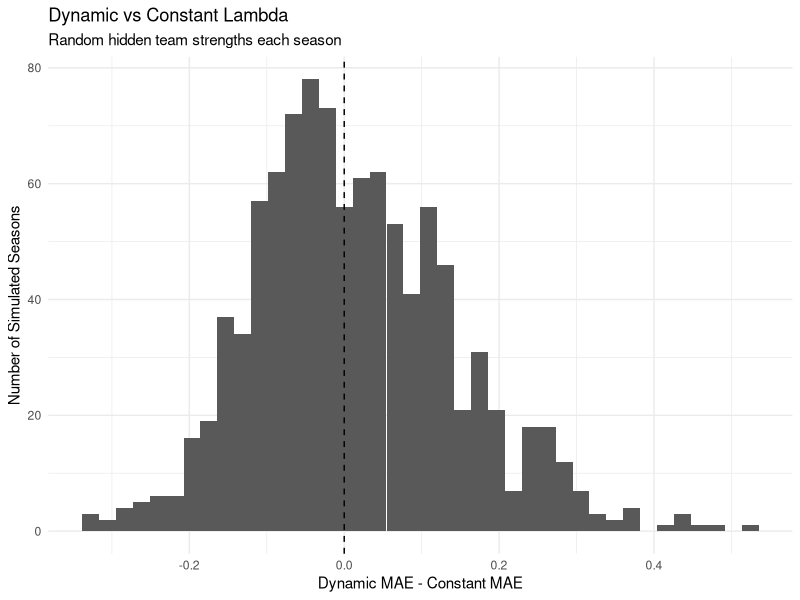
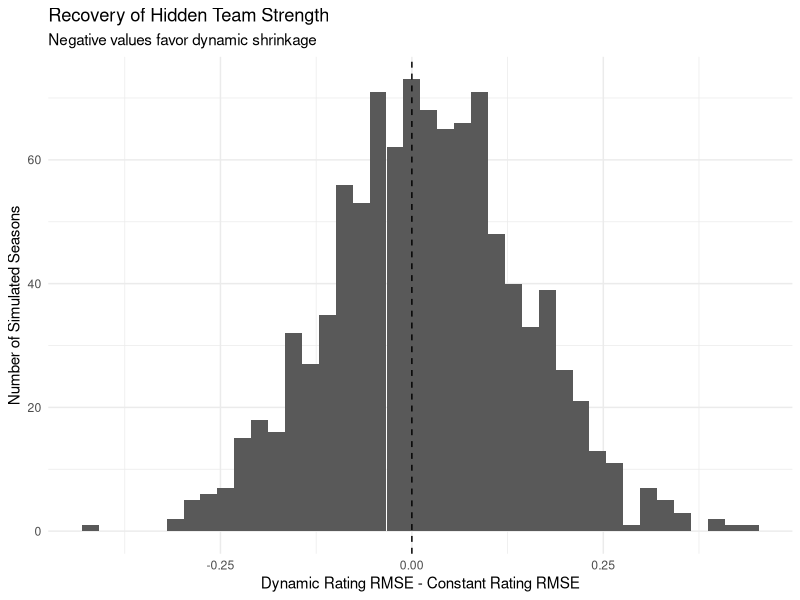
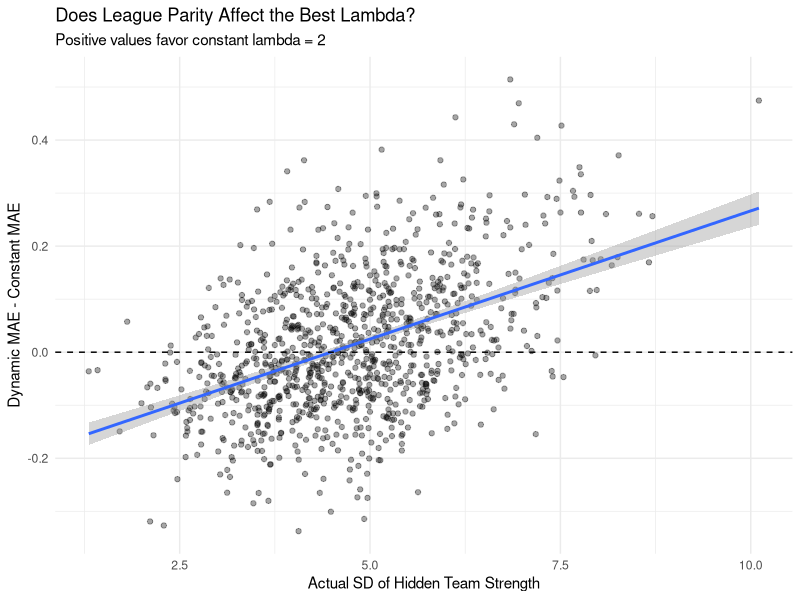

These figures' R source, in order:
# ============================================================
# FOOTBALL POWER RATINGS - VERSION 5B
# MONTE CARLO WITH RANDOM HIDDEN TEAM STRENGTHS
# ============================================================
#
# PURPOSE:
#
# Compare two team-rating shrinkage methods across 1,000
# independently simulated football seasons.
#
#
# MODEL A: CONSTANT SHRINKAGE
#
#   Team lambda = 2 throughout the season
#
#
# MODEL B: DYNAMIC SHRINKAGE
#
#   Games played/team:
#
#       1-2 games -> lambda = 5
#       3-4 games -> lambda = 4
#       5-6 games -> lambda = 3
#       7+ games  -> lambda = 2
#
#
# BOTH MODELS:
#
#   Margin cap = +/- 21
#
#   HFA prior = 2.5
#
#   HFA lambda:
#
#       1-2 games -> 10
#       3-4 games -> 8
#       5-6 games -> 5
#       7+ games  -> 2
#
#
# IMPORTANT DIFFERENCE FROM VERSION 5A:
#
# Every simulated season gets a NEW set of hidden
# true team strengths.
#
# Example:
#
# Season 1:
#   Austin +7
#   Boston -2
#   Chicago +4
#   ...
#
# Season 2:
#   Austin -3
#   Boston +8
#   Chicago +1
#   ...
#
# The hidden ratings are fixed DURING a season,
# but change BETWEEN seasons.
#
# ============================================================



# ============================================================
# 1. PACKAGE
# ============================================================

library(ggplot2)



# ============================================================
# 2. LOAD ORIGINAL FILE FOR SCHEDULE ONLY
# ============================================================

base_games <- read.csv(
  "football_power_ratings_games.csv",
  stringsAsFactors = FALSE
)


# We do NOT use the original scores.
#
# We only keep the schedule.

schedule <- base_games[
  ,
  c(
    "game_id",
    "week",
    "home_team",
    "away_team"
  )
]


head(schedule)



# ============================================================
# 3. IDENTIFY TEAMS
# ============================================================

teams <- sort(
  unique(
    c(
      schedule$home_team,
      schedule$away_team
    )
  )
)


n_teams <- length(teams)

max_week <- max(schedule$week)


cat(
  "\nTeams:",
  n_teams,
  "\n"
)

cat(
  "Games per season:",
  nrow(schedule),
  "\n"
)

cat(
  "Weeks:",
  max_week,
  "\n"
)



# ============================================================
# 4. SIMULATION PARAMETERS
# ============================================================

# ------------------------------------------------------------
# TRUE TEAM STRENGTH DISTRIBUTION
# ------------------------------------------------------------
#
# Before every simulated season:
#
#   true rating ~ Normal(0, 5)
#
# Then ratings are centered so league average = 0.
#
# ------------------------------------------------------------

true_rating_sd <- 5



# ------------------------------------------------------------
# TRUE HOME-FIELD ADVANTAGE
# ------------------------------------------------------------

true_hfa <- 2.7



# ------------------------------------------------------------
# GAME-TO-GAME RANDOMNESS
# ------------------------------------------------------------

noise_sd <- 8.5



# ------------------------------------------------------------
# MODEL SETTINGS
# ------------------------------------------------------------

margin_cap <- 21

hfa_prior <- 2.5



# ============================================================
# 5. GENERATE TRUE TEAM STRENGTHS
# ============================================================
#
# This function creates a completely new hidden league.
#
# The model NEVER sees these values.
#
# ============================================================

generate_true_ratings <- function(
    league_teams,
    rating_sd = 5
) {
  
  
  ratings <- rnorm(
    
    length(league_teams),
    
    mean = 0,
    
    sd = rating_sd
    
  )
  
  
  # ----------------------------------------------------------
  # Center league average at zero
  # ----------------------------------------------------------
  
  ratings <-
    
    ratings -
    
    mean(ratings)
  
  
  # ----------------------------------------------------------
  # Attach team names
  # ----------------------------------------------------------
  
  names(ratings) <-
    league_teams
  
  
  return(
    ratings
  )
  
}



# ============================================================
# 6. SIMULATE ONE SEASON
# ============================================================
#
# True expected margin:
#
# Home Strength
# - Away Strength
# + True HFA
#
#
# Actual margin:
#
# True Expected Margin
# + random game noise
#
# ============================================================

simulate_season <- function(
    schedule,
    true_ratings,
    true_hfa = 2.7,
    noise_sd = 8.5,
    margin_cap = 21
) {
  
  
  sim_games <-
    schedule
  
  
  
  # ----------------------------------------------------------
  # TRUE EXPECTED MARGIN
  # ----------------------------------------------------------
  
  sim_games$true_expected_margin <-
    
    true_ratings[
      sim_games$home_team
    ] -
    
    true_ratings[
      sim_games$away_team
    ] +
    
    true_hfa
  
  
  
  # Remove names left by vector lookup
  
  sim_games$true_expected_margin <-
    
    as.numeric(
      sim_games$true_expected_margin
    )
  
  
  
  # ----------------------------------------------------------
  # RANDOM GAME RESULTS
  # ----------------------------------------------------------
  
  sim_games$actual_margin <-
    
    round(
      
      sim_games$true_expected_margin +
        
        rnorm(
          
          nrow(sim_games),
          
          mean = 0,
          
          sd = noise_sd
          
        )
      
    )
  
  
  
  # ----------------------------------------------------------
  # AVOID TIES
  # ----------------------------------------------------------
  
  zero_games <- which(
    
    sim_games$actual_margin == 0
    
  )
  
  
  if (
    length(zero_games) > 0
  ) {
    
    
    sim_games$actual_margin[
      zero_games
    ] <-
      
      sample(
        
        c(
          -1,
          1
        ),
        
        size =
          length(zero_games),
        
        replace =
          TRUE
        
      )
    
  }
  
  
  
  # ----------------------------------------------------------
  # CAPPED MARGIN
  # ----------------------------------------------------------
  
  sim_games$capped_margin <- pmax(
    
    pmin(
      
      sim_games$actual_margin,
      
      margin_cap
      
    ),
    
    -margin_cap
    
  )
  
  
  
  return(
    sim_games
  )
  
}



# ============================================================
# 7. SHRINKAGE FUNCTION
# ============================================================

get_shrinkage <- function(
    data,
    league_teams,
    team_method
) {
  
  
  # ----------------------------------------------------------
  # AVERAGE GAMES PLAYED
  # ----------------------------------------------------------
  
  avg_games_played <-
    
    (2 * nrow(data)) /
    
    length(league_teams)
  
  
  
  # ==========================================================
  # TEAM RATING LAMBDA
  # ==========================================================
  
  if (
    team_method == "constant"
  ) {
    
    
    # Constant model
    
    team_lambda <- 2
    
    
  } else if (
    team_method == "dynamic"
  ) {
    
    
    # Dynamic model
    
    if (
      avg_games_played <= 2
    ) {
      
      team_lambda <- 5
      
      
    } else if (
      avg_games_played <= 4
    ) {
      
      team_lambda <- 4
      
      
    } else if (
      avg_games_played <= 6
    ) {
      
      team_lambda <- 3
      
      
    } else {
      
      team_lambda <- 2
      
    }
    
    
  } else {
    
    
    stop(
      "team_method must be 'constant' or 'dynamic'"
    )
    
  }
  
  
  
  # ==========================================================
  # HOME-FIELD LAMBDA
  # ==========================================================
  #
  # HFA treatment is identical for both models.
  # ==========================================================
  
  if (
    avg_games_played <= 2
  ) {
    
    hfa_lambda <- 10
    
    
  } else if (
    avg_games_played <= 4
  ) {
    
    hfa_lambda <- 8
    
    
  } else if (
    avg_games_played <= 6
  ) {
    
    hfa_lambda <- 5
    
    
  } else {
    
    hfa_lambda <- 2
    
  }
  
  
  
  return(
    
    list(
      
      team_lambda =
        team_lambda,
      
      hfa_lambda =
        hfa_lambda,
      
      avg_games_played =
        avg_games_played
      
    )
    
  )
  
}



# ============================================================
# 8. FIT POWER RATINGS
# ============================================================

fit_power_ratings <- function(
    data,
    league_teams,
    team_lambda,
    hfa_lambda,
    hfa_prior = 2.5,
    margin_cap = 21
) {
  
  
  n_games <-
    nrow(data)
  
  
  n_teams <-
    length(league_teams)
  
  
  
  # ==========================================================
  # RESPONSE VARIABLE
  # ==========================================================
  
  y <- pmax(
    
    pmin(
      
      data$actual_margin,
      
      margin_cap
      
    ),
    
    -margin_cap
    
  )
  
  
  
  # ==========================================================
  # DESIGN MATRIX
  # ==========================================================
  
  X <- matrix(
    
    0,
    
    nrow =
      n_games,
    
    ncol =
      n_teams + 1
    
  )
  
  
  colnames(X) <- c(
    
    "HFA",
    
    league_teams
    
  )
  
  
  
  # HFA column
  
  X[
    ,
    "HFA"
  ] <- 1
  
  
  
  # ----------------------------------------------------------
  # TEAM EFFECTS
  # ----------------------------------------------------------
  
  for (
    i in seq_len(n_games)
  ) {
    
    
    home <-
      data$home_team[i]
    
    
    away <-
      data$away_team[i]
    
    
    
    X[
      i,
      home
    ] <- 1
    
    
    X[
      i,
      away
    ] <- -1
    
  }
  
  
  
  # ==========================================================
  # PENALTY MATRIX
  # ==========================================================
  
  penalty <- diag(
    
    c(
      
      hfa_lambda,
      
      rep(
        
        team_lambda,
        
        n_teams
        
      )
      
    )
    
  )
  
  
  
  # ==========================================================
  # PRIOR TARGET
  # ==========================================================
  #
  # HFA -> 2.5
  #
  # Team ratings -> 0
  #
  # ==========================================================
  
  prior_target <- c(
    
    hfa_prior,
    
    rep(
      
      0,
      
      n_teams
      
    )
    
  )
  
  
  
  # ==========================================================
  # FIT PENALIZED REGRESSION
  # ==========================================================
  
  beta_matrix <- solve(
    
    crossprod(X) +
      penalty,
    
    crossprod(
      X,
      y
    ) +
      
      penalty %*%
      prior_target
    
  )
  
  
  
  beta <-
    as.numeric(
      beta_matrix
    )
  
  
  names(beta) <-
    colnames(X)
  
  
  
  # ----------------------------------------------------------
  # HOME-FIELD ADVANTAGE
  # ----------------------------------------------------------
  
  estimated_hfa <-
    
    beta[
      "HFA"
    ]
  
  
  
  # ----------------------------------------------------------
  # TEAM RATINGS
  # ----------------------------------------------------------
  
  ratings <-
    
    beta[
      league_teams
    ]
  
  
  
  # Center team ratings at zero
  
  ratings <-
    
    ratings -
    
    mean(ratings)
  
  
  
  rating_table <- data.frame(
    
    team =
      league_teams,
    
    rating =
      as.numeric(ratings),
    
    stringsAsFactors =
      FALSE
    
  )
  
  
  
  return(
    
    list(
      
      ratings =
        rating_table,
      
      home_field =
        as.numeric(
          estimated_hfa
        )
      
    )
    
  )
  
}



# ============================================================
# 9. EVALUATE ONE MODEL ON ONE SEASON
# ============================================================

evaluate_season <- function(
    games,
    true_ratings,
    true_hfa,
    league_teams,
    team_method,
    hfa_prior = 2.5,
    margin_cap = 21
) {
  
  
  max_week <-
    max(
      games$week
    )
  
  
  prediction_list <-
    list()
  
  
  weekly_rating_rmse <-
    numeric()
  
  
  weekly_hfa_error <-
    numeric()
  
  
  
  # ==========================================================
  # WALK-FORWARD LOOP
  # ==========================================================
  
  for (
    target_week in 2:max_week
  ) {
    
    
    # --------------------------------------------------------
    # TRAINING DATA
    # --------------------------------------------------------
    
    training_games <- games[
      
      games$week <
        target_week,
      
    ]
    
    
    
    # --------------------------------------------------------
    # FUTURE TEST WEEK
    # --------------------------------------------------------
    
    test_games <- games[
      
      games$week ==
        target_week,
      
    ]
    
    
    
    # --------------------------------------------------------
    # SHRINKAGE SETTINGS
    # --------------------------------------------------------
    
    shrinkage <- get_shrinkage(
      
      data =
        training_games,
      
      league_teams =
        league_teams,
      
      team_method =
        team_method
      
    )
    
    
    
    # --------------------------------------------------------
    # FIT MODEL
    # --------------------------------------------------------
    
    model <- fit_power_ratings(
      
      data =
        training_games,
      
      league_teams =
        league_teams,
      
      team_lambda =
        shrinkage$team_lambda,
      
      hfa_lambda =
        shrinkage$hfa_lambda,
      
      hfa_prior =
        hfa_prior,
      
      margin_cap =
        margin_cap
      
    )
    
    
    
    # --------------------------------------------------------
    # RATING LOOKUP
    # --------------------------------------------------------
    
    rating_lookup <-
      
      model$ratings$rating
    
    
    names(rating_lookup) <-
      
      model$ratings$team
    
    
    
    # ========================================================
    # TRUE RATING RECOVERY
    # ========================================================
    
    current_rating_rmse <- sqrt(
      
      mean(
        
        (
          
          rating_lookup[
            league_teams
          ] -
            
            true_ratings[
              league_teams
            ]
          
        )^2
        
      )
      
    )
    
    
    weekly_rating_rmse <-
      
      c(
        
        weekly_rating_rmse,
        
        current_rating_rmse
        
      )
    
    
    
    # ========================================================
    # HFA RECOVERY
    # ========================================================
    
    current_hfa_error <-
      
      abs(
        
        model$home_field -
          
          true_hfa
        
      )
    
    
    weekly_hfa_error <-
      
      c(
        
        weekly_hfa_error,
        
        current_hfa_error
        
      )
    
    
    
    # ========================================================
    # PREDICT FUTURE GAMES
    # ========================================================
    
    test_games$home_rating <-
      
      rating_lookup[
        test_games$home_team
      ]
    
    
    test_games$away_rating <-
      
      rating_lookup[
        test_games$away_team
      ]
    
    
    test_games$estimated_hfa <-
      
      model$home_field
    
    
    
    test_games$predicted_margin <-
      
      test_games$home_rating -
      
      test_games$away_rating +
      
      test_games$estimated_hfa
    
    
    
    # ========================================================
    # ERRORS
    # ========================================================
    
    test_games$error_raw <-
      
      test_games$actual_margin -
      
      test_games$predicted_margin
    
    
    
    test_games$error_capped <-
      
      test_games$capped_margin -
      
      test_games$predicted_margin
    
    
    
    # ========================================================
    # WINNER
    # ========================================================
    
    test_games$predicted_home_win <-
      
      test_games$predicted_margin > 0
    
    
    test_games$actual_home_win <-
      
      test_games$actual_margin > 0
    
    
    test_games$correct_winner <-
      
      test_games$predicted_home_win ==
      
      test_games$actual_home_win
    
    
    
    prediction_list[[as.character(target_week)]] <- test_games
    
  }
  
  
  
  # ==========================================================
  # COMBINE PREDICTIONS
  # ==========================================================
  
  predictions <- do.call(
    
    rbind,
    
    prediction_list
    
  )
  
  
  rownames(predictions) <- NULL
  
  
  
  # ==========================================================
  # PERFORMANCE METRICS
  # ==========================================================
  
  raw_mae <- mean(
    
    abs(
      predictions$error_raw
    )
    
  )
  
  
  raw_rmse <- sqrt(
    
    mean(
      predictions$error_raw^2
    )
    
  )
  
  
  capped_mae <- mean(
    
    abs(
      predictions$error_capped
    )
    
  )
  
  
  capped_rmse <- sqrt(
    
    mean(
      predictions$error_capped^2
    )
    
  )
  
  
  
  prediction_correlation <- cor(
    
    predictions$predicted_margin,
    
    predictions$actual_margin
    
  )
  
  
  
  winner_accuracy <- mean(
    
    predictions$correct_winner
    
  )
  
  
  
  prediction_bias <- mean(
    
    predictions$error_raw
    
  )
  
  
  
  mean_rating_rmse <- mean(
    
    weekly_rating_rmse
    
  )
  
  
  mean_hfa_error <- mean(
    
    weekly_hfa_error
    
  )
  
  
  
  return(
    
    list(
      
      raw_MAE =
        raw_mae,
      
      raw_RMSE =
        raw_rmse,
      
      capped_MAE =
        capped_mae,
      
      capped_RMSE =
        capped_rmse,
      
      correlation =
        prediction_correlation,
      
      accuracy =
        winner_accuracy,
      
      bias =
        prediction_bias,
      
      rating_RMSE =
        mean_rating_rmse,
      
      HFA_error =
        mean_hfa_error
      
    )
    
  )
  
}



# ============================================================
# 10. TEST ONE RANDOM SEASON FIRST
# ============================================================

set.seed(
  20260915
)



# Generate brand-new hidden strengths

test_true_ratings <- generate_true_ratings(
  
  league_teams =
    teams,
  
  rating_sd =
    true_rating_sd
  
)



cat(
  "\n========================================\n"
)

cat(
  "TEST SEASON HIDDEN TRUE RATINGS\n"
)

cat(
  "========================================\n\n"
)


print(
  
  sort(
    
    test_true_ratings,
    
    decreasing = TRUE
    
  )
  
)


cat(
  "\nMean:",
  mean(test_true_ratings),
  "\n"
)


cat(
  "SD:",
  sd(test_true_ratings),
  "\n"
)



# ------------------------------------------------------------
# Generate season
# ------------------------------------------------------------

test_season <- simulate_season(
  
  schedule =
    schedule,
  
  true_ratings =
    test_true_ratings,
  
  true_hfa =
    true_hfa,
  
  noise_sd =
    noise_sd,
  
  margin_cap =
    margin_cap
  
)



# ------------------------------------------------------------
# CONSTANT MODEL
# ------------------------------------------------------------

test_constant <- evaluate_season(
  
  games =
    test_season,
  
  true_ratings =
    test_true_ratings,
  
  true_hfa =
    true_hfa,
  
  league_teams =
    teams,
  
  team_method =
    "constant",
  
  hfa_prior =
    hfa_prior,
  
  margin_cap =
    margin_cap
  
)



# ------------------------------------------------------------
# DYNAMIC MODEL
# ------------------------------------------------------------

test_dynamic <- evaluate_season(
  
  games =
    test_season,
  
  true_ratings =
    test_true_ratings,
  
  true_hfa =
    true_hfa,
  
  league_teams =
    teams,
  
  team_method =
    "dynamic",
  
  hfa_prior =
    hfa_prior,
  
  margin_cap =
    margin_cap
  
)



cat(
  "\nCONSTANT MODEL TEST:\n"
)

print(
  test_constant
)


cat(
  "\nDYNAMIC MODEL TEST:\n"
)

print(
  test_dynamic
)



# ============================================================
# 11. MONTE CARLO SETTINGS
# ============================================================

n_simulations <- 1000



# Set once.
#
# Do NOT reset seed inside loop.

set.seed(
  777
)



# ============================================================
# 12. PREALLOCATE RESULTS
# ============================================================

simulation_results <- data.frame(
  
  simulation =
    1:n_simulations,
  
  
  actual_true_rating_sd =
    NA_real_,
  
  
  true_rating_range =
    NA_real_,
  
  
  constant_raw_MAE =
    NA_real_,
  
  dynamic_raw_MAE =
    NA_real_,
  
  
  constant_raw_RMSE =
    NA_real_,
  
  dynamic_raw_RMSE =
    NA_real_,
  
  
  constant_capped_MAE =
    NA_real_,
  
  dynamic_capped_MAE =
    NA_real_,
  
  
  constant_capped_RMSE =
    NA_real_,
  
  dynamic_capped_RMSE =
    NA_real_,
  
  
  constant_correlation =
    NA_real_,
  
  dynamic_correlation =
    NA_real_,
  
  
  constant_accuracy =
    NA_real_,
  
  dynamic_accuracy =
    NA_real_,
  
  
  constant_bias =
    NA_real_,
  
  dynamic_bias =
    NA_real_,
  
  
  constant_rating_RMSE =
    NA_real_,
  
  dynamic_rating_RMSE =
    NA_real_,
  
  
  constant_HFA_error =
    NA_real_,
  
  dynamic_HFA_error =
    NA_real_
  
)



# ============================================================
# 13. MONTE CARLO LOOP
# ============================================================

for (
  s in 1:n_simulations
) {
  
  
  # ==========================================================
  # STEP 1:
  # GENERATE COMPLETELY NEW TRUE TEAM STRENGTHS
  # ==========================================================
  
  season_true_ratings <- generate_true_ratings(
    
    league_teams =
      teams,
    
    rating_sd =
      true_rating_sd
    
  )
  
  
  
  # Save information about strength of league
  
  simulation_results$actual_true_rating_sd[s] <-
    
    sd(
      season_true_ratings
    )
  
  
  simulation_results$true_rating_range[s] <-
    
    max(
      season_true_ratings
    ) -
    
    min(
      season_true_ratings
    )
  
  
  
  # ==========================================================
  # STEP 2:
  # SIMULATE A NEW SEASON
  # ==========================================================
  
  sim_games <- simulate_season(
    
    schedule =
      schedule,
    
    true_ratings =
      season_true_ratings,
    
    true_hfa =
      true_hfa,
    
    noise_sd =
      noise_sd,
    
    margin_cap =
      margin_cap
    
  )
  
  
  
  # ==========================================================
  # STEP 3:
  # CONSTANT LAMBDA = 2
  # ==========================================================
  
  constant_result <- evaluate_season(
    
    games =
      sim_games,
    
    true_ratings =
      season_true_ratings,
    
    true_hfa =
      true_hfa,
    
    league_teams =
      teams,
    
    team_method =
      "constant",
    
    hfa_prior =
      hfa_prior,
    
    margin_cap =
      margin_cap
    
  )
  
  
  
  # ==========================================================
  # STEP 4:
  # DYNAMIC LAMBDA = 5 / 4 / 3 / 2
  # ==========================================================
  
  dynamic_result <- evaluate_season(
    
    games =
      sim_games,
    
    true_ratings =
      season_true_ratings,
    
    true_hfa =
      true_hfa,
    
    league_teams =
      teams,
    
    team_method =
      "dynamic",
    
    hfa_prior =
      hfa_prior,
    
    margin_cap =
      margin_cap
    
  )
  
  
  
  # ==========================================================
  # STEP 5:
  # SAVE CONSTANT MODEL
  # ==========================================================
  
  simulation_results$constant_raw_MAE[s] <-
    
    constant_result$raw_MAE
  
  
  simulation_results$constant_raw_RMSE[s] <-
    
    constant_result$raw_RMSE
  
  
  simulation_results$constant_capped_MAE[s] <-
    
    constant_result$capped_MAE
  
  
  simulation_results$constant_capped_RMSE[s] <-
    
    constant_result$capped_RMSE
  
  
  simulation_results$constant_correlation[s] <-
    
    constant_result$correlation
  
  
  simulation_results$constant_accuracy[s] <-
    
    constant_result$accuracy
  
  
  simulation_results$constant_bias[s] <-
    
    constant_result$bias
  
  
  simulation_results$constant_rating_RMSE[s] <-
    
    constant_result$rating_RMSE
  
  
  simulation_results$constant_HFA_error[s] <-
    
    constant_result$HFA_error
  
  
  
  # ==========================================================
  # STEP 6:
  # SAVE DYNAMIC MODEL
  # ==========================================================
  
  simulation_results$dynamic_raw_MAE[s] <-
    
    dynamic_result$raw_MAE
  
  
  simulation_results$dynamic_raw_RMSE[s] <-
    
    dynamic_result$raw_RMSE
  
  
  simulation_results$dynamic_capped_MAE[s] <-
    
    dynamic_result$capped_MAE
  
  
  simulation_results$dynamic_capped_RMSE[s] <-
    
    dynamic_result$capped_RMSE
  
  
  simulation_results$dynamic_correlation[s] <-
    
    dynamic_result$correlation
  
  
  simulation_results$dynamic_accuracy[s] <-
    
    dynamic_result$accuracy
  
  
  simulation_results$dynamic_bias[s] <-
    
    dynamic_result$bias
  
  
  simulation_results$dynamic_rating_RMSE[s] <-
    
    dynamic_result$rating_RMSE
  
  
  simulation_results$dynamic_HFA_error[s] <-
    
    dynamic_result$HFA_error
  
  
  
  # ==========================================================
  # PROGRESS
  # ==========================================================
  
  if (
    s %% 100 == 0
  ) {
    
    cat(
      
      "Completed",
      s,
      "of",
      n_simulations,
      "simulations\n"
      
    )
    
  }
  
}



# ============================================================
# 14. PAIRED MODEL DIFFERENCES
# ============================================================
#
# For error metrics:
#
# Negative = dynamic better
# Positive = constant better
#
# ============================================================

simulation_results$MAE_difference <-
  
  simulation_results$dynamic_raw_MAE -
  
  simulation_results$constant_raw_MAE



simulation_results$RMSE_difference <-
  
  simulation_results$dynamic_raw_RMSE -
  
  simulation_results$constant_raw_RMSE



simulation_results$capped_MAE_difference <-
  
  simulation_results$dynamic_capped_MAE -
  
  simulation_results$constant_capped_MAE



simulation_results$capped_RMSE_difference <-
  
  simulation_results$dynamic_capped_RMSE -
  
  simulation_results$constant_capped_RMSE



simulation_results$rating_RMSE_difference <-
  
  simulation_results$dynamic_rating_RMSE -
  
  simulation_results$constant_rating_RMSE



# For accuracy:
#
# Positive = dynamic better

simulation_results$accuracy_difference <-
  
  simulation_results$dynamic_accuracy -
  
  simulation_results$constant_accuracy



# ============================================================
# 15. SUMMARY TABLE
# ============================================================

summary_table <- data.frame(
  
  metric = c(
    
    "Raw MAE",
    
    "Raw RMSE",
    
    "Capped MAE",
    
    "Capped RMSE",
    
    "Correlation",
    
    "Winner Accuracy",
    
    "Rating RMSE",
    
    "Mean HFA Error"
    
  ),
  
  
  constant = c(
    
    mean(
      simulation_results$constant_raw_MAE
    ),
    
    mean(
      simulation_results$constant_raw_RMSE
    ),
    
    mean(
      simulation_results$constant_capped_MAE
    ),
    
    mean(
      simulation_results$constant_capped_RMSE
    ),
    
    mean(
      simulation_results$constant_correlation
    ),
    
    mean(
      simulation_results$constant_accuracy
    ),
    
    mean(
      simulation_results$constant_rating_RMSE
    ),
    
    mean(
      simulation_results$constant_HFA_error
    )
    
  ),
  
  
  dynamic = c(
    
    mean(
      simulation_results$dynamic_raw_MAE
    ),
    
    mean(
      simulation_results$dynamic_raw_RMSE
    ),
    
    mean(
      simulation_results$dynamic_capped_MAE
    ),
    
    mean(
      simulation_results$dynamic_capped_RMSE
    ),
    
    mean(
      simulation_results$dynamic_correlation
    ),
    
    mean(
      simulation_results$dynamic_accuracy
    ),
    
    mean(
      simulation_results$dynamic_rating_RMSE
    ),
    
    mean(
      simulation_results$dynamic_HFA_error
    )
    
  )
  
)



summary_table$difference <-
  
  summary_table$dynamic -
  
  summary_table$constant



cat(
  "\n\n========================================\n"
)

cat(
  "VERSION 5B MODEL COMPARISON\n"
)

cat(
  "========================================\n\n"
)


print(
  summary_table
)



# ============================================================
# 16. MONTE CARLO WIN RATES
# ============================================================

cat(
  "\n========================================\n"
)

cat(
  "MONTE CARLO WIN RATES\n"
)

cat(
  "========================================\n\n"
)



cat(
  
  "Dynamic lower Raw MAE:",
  
  round(
    
    mean(
      
      simulation_results$dynamic_raw_MAE <
        
        simulation_results$constant_raw_MAE
      
    ) * 100,
    
    1
    
  ),
  
  "%\n"
  
)



cat(
  
  "Dynamic lower Raw RMSE:",
  
  round(
    
    mean(
      
      simulation_results$dynamic_raw_RMSE <
        
        simulation_results$constant_raw_RMSE
      
    ) * 100,
    
    1
    
  ),
  
  "%\n"
  
)



cat(
  
  "Dynamic lower Capped MAE:",
  
  round(
    
    mean(
      
      simulation_results$dynamic_capped_MAE <
        
        simulation_results$constant_capped_MAE
      
    ) * 100,
    
    1
    
  ),
  
  "%\n"
  
)



cat(
  
  "Dynamic better rating recovery:",
  
  round(
    
    mean(
      
      simulation_results$dynamic_rating_RMSE <
        
        simulation_results$constant_rating_RMSE
      
    ) * 100,
    
    1
    
  ),
  
  "%\n"
  
)



cat(
  
  "Dynamic higher winner accuracy:",
  
  round(
    
    mean(
      
      simulation_results$dynamic_accuracy >
        
        simulation_results$constant_accuracy
      
    ) * 100,
    
    1
    
  ),
  
  "%\n"
  
)



cat(
  
  "Constant higher winner accuracy:",
  
  round(
    
    mean(
      
      simulation_results$constant_accuracy >
        
        simulation_results$dynamic_accuracy
      
    ) * 100,
    
    1
    
  ),
  
  "%\n"
  
)



cat(
  
  "Winner accuracy tie:",
  
  round(
    
    mean(
      
      simulation_results$constant_accuracy ==
        
        simulation_results$dynamic_accuracy
      
    ) * 100,
    
    1
    
  ),
  
  "%\n"
  
)



# ============================================================
# 17. PAIRED RAW MAE DIFFERENCE
# ============================================================

mae_difference <-
  
  simulation_results$MAE_difference



mean_difference <- mean(
  
  mae_difference
  
)


mc_standard_error <-
  
  sd(
    mae_difference
  ) /
  
  sqrt(
    n_simulations
  )



lower_ci <-
  
  mean_difference -
  
  1.96 *
  mc_standard_error



upper_ci <-
  
  mean_difference +
  
  1.96 *
  mc_standard_error



cat(
  "\n========================================\n"
)

cat(
  "RAW MAE PAIRED DIFFERENCE\n"
)

cat(
  "========================================\n\n"
)



cat(
  
  "Mean Dynamic - Constant:",
  
  round(
    mean_difference,
    4
  ),
  
  "\n"
  
)



cat(
  
  "Monte Carlo SE:",
  
  round(
    mc_standard_error,
    4
  ),
  
  "\n"
  
)



cat(
  
  "Approx. 95% Monte Carlo Interval:",
  
  round(
    lower_ci,
    4
  ),
  
  "to",
  
  round(
    upper_ci,
    4
  ),
  
  "\n"
  
)



# ============================================================
# 18. LEAGUE-STRENGTH INFORMATION
# ============================================================

cat(
  "\n========================================\n"
)

cat(
  "SIMULATED LEAGUE STRENGTHS\n"
)

cat(
  "========================================\n\n"
)


cat(
  
  "Target hidden rating SD:",
  
  true_rating_sd,
  
  "\n"
  
)


cat(
  
  "Average realized league SD:",
  
  round(
    
    mean(
      simulation_results$actual_true_rating_sd
    ),
    
    3
    
  ),
  
  "\n"
  
)


cat(
  
  "Average strongest-to-weakest range:",
  
  round(
    
    mean(
      simulation_results$true_rating_range
    ),
    
    3
    
  ),
  
  "points\n"
  
)



# ============================================================
# 19. DOES LEAGUE PARITY AFFECT WHICH MODEL WINS?
# ============================================================

parity_analysis <- lm(
  
  MAE_difference ~
    
    actual_true_rating_sd,
  
  data =
    simulation_results
  
)


cat(
  "\n========================================\n"
)

cat(
  "LAMBDA PERFORMANCE VS LEAGUE STRENGTH SPREAD\n"
)

cat(
  "========================================\n\n"
)


print(
  summary(
    parity_analysis
  )
)



# ============================================================
# 20. PLOT MAE DIFFERENCE
# ============================================================

mae_difference_plot <- ggplot(
  
  simulation_results,
  
  aes(
    x = MAE_difference
  )
  
) +
  
  geom_histogram(
    bins = 40
  ) +
  
  geom_vline(
    
    xintercept = 0,
    
    linetype =
      "dashed"
    
  ) +
  
  labs(
    
    title =
      "Dynamic vs Constant Lambda",
    
    subtitle =
      "Random hidden team strengths each season",
    
    x =
      "Dynamic MAE - Constant MAE",
    
    y =
      "Number of Simulated Seasons"
    
  ) +
  
  theme_minimal()



print(
  mae_difference_plot
)



# ============================================================
# 21. PLOT RATING RECOVERY DIFFERENCE
# ============================================================

rating_recovery_plot <- ggplot(
  
  simulation_results,
  
  aes(
    x = rating_RMSE_difference
  )
  
) +
  
  geom_histogram(
    bins = 40
  ) +
  
  geom_vline(
    
    xintercept = 0,
    
    linetype =
      "dashed"
    
  ) +
  
  labs(
    
    title =
      "Recovery of Hidden Team Strength",
    
    subtitle =
      "Negative values favor dynamic shrinkage",
    
    x =
      "Dynamic Rating RMSE - Constant Rating RMSE",
    
    y =
      "Number of Simulated Seasons"
    
  ) +
  
  theme_minimal()



print(
  rating_recovery_plot
)



# ============================================================
# 22. PLOT EFFECT OF LEAGUE PARITY
# ============================================================

parity_plot <- ggplot(
  
  simulation_results,
  
  aes(
    
    x =
      actual_true_rating_sd,
    
    y =
      MAE_difference
    
  )
  
) +
  
  geom_point(
    alpha = 0.35
  ) +
  
  geom_smooth(
    method = "lm",
    se = TRUE
  ) +
  
  geom_hline(
    
    yintercept = 0,
    
    linetype =
      "dashed"
    
  ) +
  
  labs(
    
    title =
      "Does League Parity Affect the Best Lambda?",
    
    subtitle =
      "Positive values favor constant lambda = 2",
    
    x =
      "Actual SD of Hidden Team Strength",
    
    y =
      "Dynamic MAE - Constant MAE"
    
  ) +
  
  theme_minimal()



print(
  parity_plot
)



# ============================================================
# 23. SAVE RESULTS
# ============================================================

write.csv(
  
  simulation_results,
  
  "version5B_random_team_strength_monte_carlo.csv",
  
  row.names =
    FALSE
  
)



write.csv(
  
  summary_table,
  
  "version5B_model_comparison.csv",
  
  row.names =
    FALSE
  
)



# ============================================================
# 24. FINAL SUMMARY
# ============================================================

cat(
  "\n\n========================================\n"
)

cat(
  "VERSION 5B MONTE CARLO COMPLETE\n"
)

cat(
  "========================================\n\n"
)


cat(
  
  "Simulated Seasons:",
  
  n_simulations,
  
  "\n"
  
)


cat(
  
  "New Hidden Team Ratings Each Season: YES\n"
  
)


cat(
  
  "Hidden Rating Distribution SD:",
  
  true_rating_sd,
  
  "\n"
  
)


cat(
  
  "True HFA:",
  
  true_hfa,
  
  "\n"
  
)


cat(
  
  "HFA Prior:",
  
  hfa_prior,
  
  "\n"
  
)


cat(
  
  "Margin Cap:",
  
  margin_cap,
  
  "\n"
  
)


cat(
  
  "Game Noise SD:",
  
  noise_sd,
  
  "\n\n"
  
)



print(
  summary_table
)



# ============================================================
# END VERSION 5B
# ============================================================
